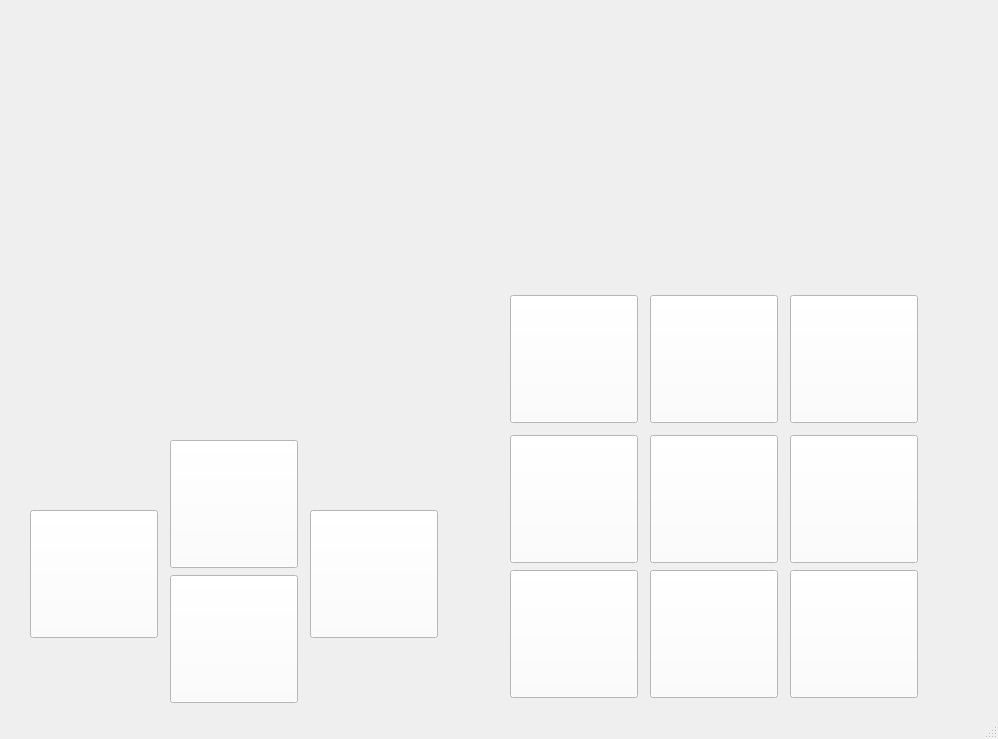
<?xml version="1.0" encoding="UTF-8"?>
<ui version="4.0">
 <class>MainWindow</class>
 <widget class="QMainWindow" name="MainWindow">
  <property name="geometry">
   <rect>
    <x>0</x>
    <y>0</y>
    <width>998</width>
    <height>739</height>
   </rect>
  </property>
  <property name="windowTitle">
   <string>MainWindow</string>
  </property>
  <property name="toolButtonStyle">
   <enum>Qt::ToolButtonFollowStyle</enum>
  </property>
  <widget class="QWidget" name="centralwidget">
   <widget class="QLabel" name="image_label">
    <property name="enabled">
     <bool>true</bool>
    </property>
    <property name="geometry">
     <rect>
      <x>40</x>
      <y>30</y>
      <width>400</width>
      <height>400</height>
     </rect>
    </property>
    <property name="maximumSize">
     <size>
      <width>400</width>
      <height>400</height>
     </size>
    </property>
    <property name="text">
     <string/>
    </property>
   </widget>
   <widget class="QPushButton" name="line1_button">
    <property name="geometry">
     <rect>
      <x>510</x>
      <y>295</y>
      <width>128</width>
      <height>128</height>
     </rect>
    </property>
    <property name="styleSheet">
     <string notr="true">QPushButton
{ 
	background-color: white
}</string>
    </property>
    <property name="text">
     <string/>
    </property>
   </widget>
   <widget class="QPushButton" name="line2_button">
    <property name="geometry">
     <rect>
      <x>650</x>
      <y>295</y>
      <width>128</width>
      <height>128</height>
     </rect>
    </property>
    <property name="styleSheet">
     <string notr="true">QPushButton
{ 
	background-color: white
}</string>
    </property>
    <property name="text">
     <string/>
    </property>
   </widget>
   <widget class="QPushButton" name="line3_button">
    <property name="geometry">
     <rect>
      <x>790</x>
      <y>295</y>
      <width>128</width>
      <height>128</height>
     </rect>
    </property>
    <property name="styleSheet">
     <string notr="true">QPushButton
{ 
	background-color: white
}</string>
    </property>
    <property name="text">
     <string/>
    </property>
   </widget>
   <widget class="QPushButton" name="line4_button">
    <property name="geometry">
     <rect>
      <x>510</x>
      <y>435</y>
      <width>128</width>
      <height>128</height>
     </rect>
    </property>
    <property name="styleSheet">
     <string notr="true">QPushButton
{ 
	background-color: white
}</string>
    </property>
    <property name="text">
     <string/>
    </property>
   </widget>
   <widget class="QPushButton" name="line5_button">
    <property name="geometry">
     <rect>
      <x>650</x>
      <y>435</y>
      <width>128</width>
      <height>128</height>
     </rect>
    </property>
    <property name="styleSheet">
     <string notr="true">QPushButton
{ 
	background-color: white
}</string>
    </property>
    <property name="text">
     <string/>
    </property>
   </widget>
   <widget class="QPushButton" name="line6_button">
    <property name="geometry">
     <rect>
      <x>790</x>
      <y>435</y>
      <width>128</width>
      <height>128</height>
     </rect>
    </property>
    <property name="styleSheet">
     <string notr="true">QPushButton
{ 
	background-color: white
}</string>
    </property>
    <property name="text">
     <string/>
    </property>
   </widget>
   <widget class="QPushButton" name="line9_button">
    <property name="geometry">
     <rect>
      <x>790</x>
      <y>570</y>
      <width>128</width>
      <height>128</height>
     </rect>
    </property>
    <property name="styleSheet">
     <string notr="true">QPushButton
{ 
	background-color: white
}</string>
    </property>
    <property name="text">
     <string/>
    </property>
   </widget>
   <widget class="QPushButton" name="line8_button">
    <property name="geometry">
     <rect>
      <x>650</x>
      <y>570</y>
      <width>128</width>
      <height>128</height>
     </rect>
    </property>
    <property name="styleSheet">
     <string notr="true">QPushButton
{ 
	background-color: white
}</string>
    </property>
    <property name="text">
     <string/>
    </property>
   </widget>
   <widget class="QPushButton" name="line7_button">
    <property name="geometry">
     <rect>
      <x>510</x>
      <y>570</y>
      <width>128</width>
      <height>128</height>
     </rect>
    </property>
    <property name="styleSheet">
     <string notr="true">QPushButton
{ 
	background-color: white
}</string>
    </property>
    <property name="text">
     <string/>
    </property>
   </widget>
   <widget class="QPushButton" name="down_button">
    <property name="geometry">
     <rect>
      <x>170</x>
      <y>575</y>
      <width>128</width>
      <height>128</height>
     </rect>
    </property>
    <property name="styleSheet">
     <string notr="true">QPushButton
{ 
	background-color: white
}</string>
    </property>
    <property name="text">
     <string/>
    </property>
   </widget>
   <widget class="QPushButton" name="up_button">
    <property name="geometry">
     <rect>
      <x>170</x>
      <y>440</y>
      <width>128</width>
      <height>128</height>
     </rect>
    </property>
    <property name="styleSheet">
     <string notr="true">QPushButton
{ 
	background-color: white
}</string>
    </property>
    <property name="text">
     <string/>
    </property>
   </widget>
   <widget class="QPushButton" name="left_button">
    <property name="geometry">
     <rect>
      <x>30</x>
      <y>510</y>
      <width>128</width>
      <height>128</height>
     </rect>
    </property>
    <property name="styleSheet">
     <string notr="true">QPushButton
{ 
	background-color: white
}</string>
    </property>
    <property name="text">
     <string/>
    </property>
   </widget>
   <widget class="QPushButton" name="right_button">
    <property name="geometry">
     <rect>
      <x>310</x>
      <y>510</y>
      <width>128</width>
      <height>128</height>
     </rect>
    </property>
    <property name="styleSheet">
     <string notr="true">QPushButton
{ 
	background-color: white
}</string>
    </property>
    <property name="text">
     <string/>
    </property>
   </widget>
   <widget class="QLabel" name="map_label">
    <property name="enabled">
     <bool>true</bool>
    </property>
    <property name="geometry">
     <rect>
      <x>590</x>
      <y>20</y>
      <width>256</width>
      <height>256</height>
     </rect>
    </property>
    <property name="maximumSize">
     <size>
      <width>256</width>
      <height>256</height>
     </size>
    </property>
    <property name="text">
     <string/>
    </property>
   </widget>
  </widget>
  <widget class="QStatusBar" name="statusbar"/>
 </widget>
 <resources/>
 <connections/>
</ui>
